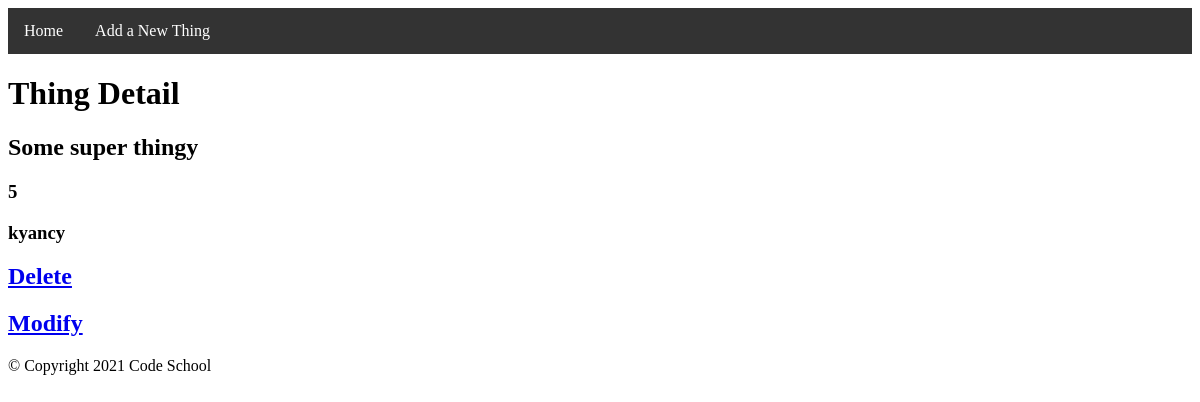
/1/, run on the app's committed database.
### things/models.py (models this page shows)
class Thing(models.Model):
    name = models.CharField(max_length=128)
    rating = models.IntegerField(default=0)
    reviewer = models.ForeignKey(get_user_model(), on_delete = models.CASCADE)

### things/views.py (the view)
# urls.py: path('<int:pk>/', views.thing_detail, name="thing_detail"),
def thing_detail(request, pk):
    thing = get_object_or_404(Thing, pk=pk)
    return render(request, 'thing_read.html', {'the_thing': thing})

### things/templates/things/thing_read.html
{% extends 'base.html' %}
{% block content %}
<h1>Thing Detail</h1>
<h2>{{the_thing.name}}</h2>
<h3>{{the_thing.rating}}</h3>
<h3>{{the_thing.reviewer}}</h3>
<h2><a href="{% url 'thing_delete' the_thing.pk %}">Delete</a></h2>
<h2><a href="{% url 'thing_update' the_thing.pk %}">Modify</a></h2>
{% endblock content %}

### data on the page
Thing: name "Some super thingy", rating "5", reviewer "kyancy"
